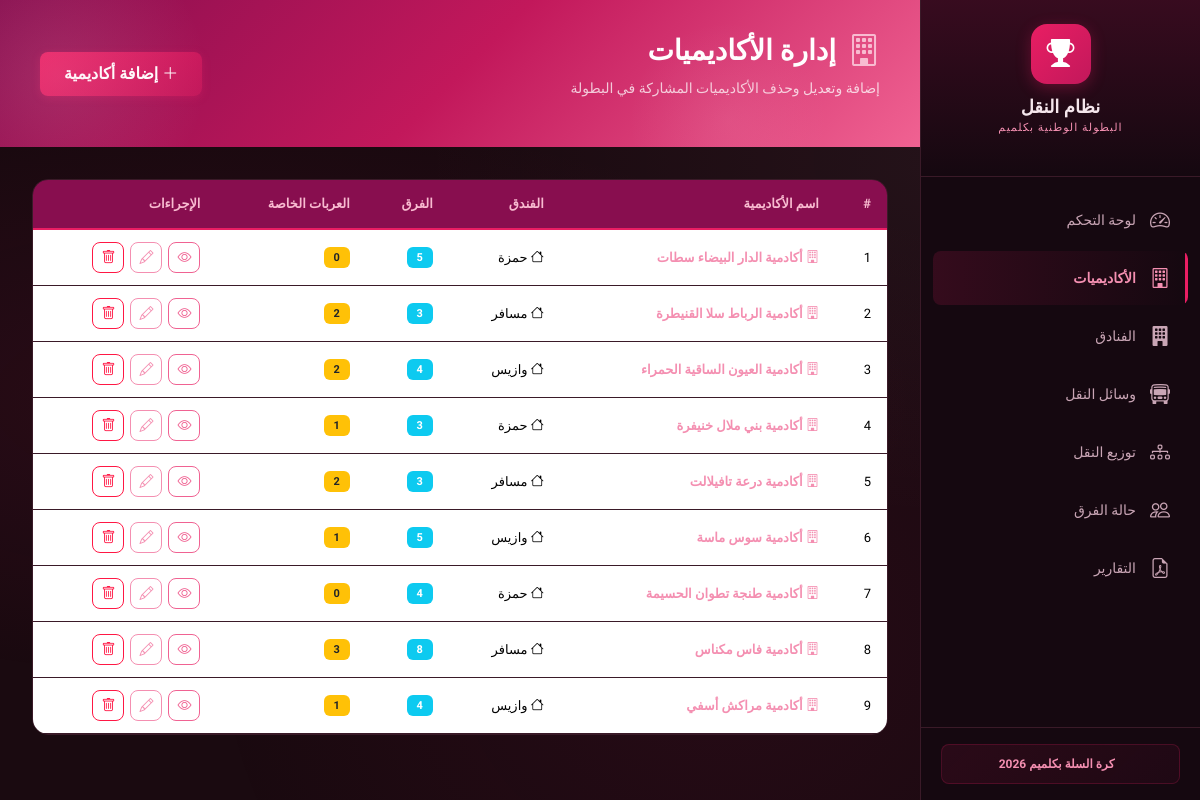
/academies, run on the app's committed database.
### models.py (models this page shows, shortened)
class Academy(db.Model):
    __tablename__ = 'academy'
    id = db.Column(db.Integer, primary_key=True)
    name = db.Column(db.String(200), nullable=False)
    hotel_id = db.Column(db.Integer, db.ForeignKey('hotel.id'), nullable=True)
    teams = db.relationship('Team', backref='academy', lazy=True, cascade='all, delete-orphan')
    vehicles = db.relationship('Vehicle', backref='academy', lazy=True, cascade='all, delete-orphan')
    @property
    def hotel_name(self):
        return self.hotel_ref.name if self.hotel_ref else '—'

class Hotel(db.Model):
    __tablename__ = 'hotel'
    id = db.Column(db.Integer, primary_key=True)
    name = db.Column(db.String(200), nullable=False, unique=True)
    address = db.Column(db.String(300), nullable=True)
    academies = db.relationship('Academy', backref='hotel_ref', lazy=True)

### routes/academies.py (the view)
@academies_bp.route('/academies')
def academies_list():
    academies = Academy.query.order_by(Academy.name).all()
    hotels = Hotel.query.order_by(Hotel.name).all()
    return render_template('academies.html', academies=academies, hotels=hotels)

### templates/academies.html (shortened to what this page needs)
{% extends "base.html" %}
{% block content %}
<div class="page-header">
    <div class="page-header-content">
        <h1 class="page-title">
            <i class="bi bi-building"></i>
            إدارة الأكاديميات
        </h1>
        <p class="page-subtitle">إضافة وتعديل وحذف الأكاديميات المشاركة في البطولة</p>
    </div>
    <button class="btn btn-gold" data-bs-toggle="modal" data-bs-target="#academyModal" onclick="resetAcademyForm()" id="btnAddAcademy">
        <i class="bi bi-plus-lg"></i> إضافة أكاديمية
    </button>
</div>
<div class="content-card">
    <div class="table-responsive">
        <table class="table table-modern" id="academiesTable">
            <thead>
                <tr>
                    <th>#</th>
                    <th>اسم الأكاديمية</th>
                    <th>الفندق</th>
                    <th>الفرق</th>
                    <th>العربات الخاصة</th>
                    <th>الإجراءات</th>
                </tr>
            </thead>
            <tbody id="academiesTableBody">
                {% for academy in academies %}
                <tr id="academy-row-{{ academy.id }}">
                    <td>{{ loop.index }}</td>
                    <td>
                        <a href="/academy/{{ academy.id }}" class="academy-link">
                            <i class="bi bi-building"></i> {{ academy.name }}
                        </a>
                    </td>
                    <td><i class="bi bi-house"></i> {{ academy.hotel_name }}</td>
                    <td><span class="badge bg-info">{{ academy.teams | length }}</span></td>
                    <td><span class="badge bg-warning text-dark">{{ academy.vehicles | length }}</span></td>
                    <td>
                        <div class="action-buttons">
                            <a href="/academy/{{ academy.id }}" class="btn btn-sm btn-outline-primary" title="التفاصيل">
                                <i class="bi bi-eye"></i>
                            </a>
                            <button class="btn btn-sm btn-outline-warning" onclick="editAcademy({{ academy.id }}, '{{ academy.name }}', {{ academy.hotel_id or 'null' }})" title="تعديل">
                                <i class="bi bi-pencil"></i>
                            </button>
                            <button class="btn btn-sm btn-outline-danger" onclick="deleteAcademy({{ academy.id }}, '{{ academy.name }}')" title="حذف">
                                <i class="bi bi-trash"></i>
                            </button>
                        </div>
                    </td>
                </tr>
                {% endfor %}
            </tbody>
        </table>
    </div>
</div>
{% endblock %}

### templates/base.html (shortened to what this page needs)
<!DOCTYPE html>
<html lang="ar" dir="rtl">
<head>
    <link rel="stylesheet" href="https://cdn.jsdelivr.net/npm/bootstrap@5.3.2/dist/css/bootstrap.rtl.min.css">
    <link rel="stylesheet" href="https://cdn.jsdelivr.net/npm/bootstrap-icons@1.11.2/font/bootstrap-icons.min.css">
    <link rel="stylesheet" href="{{ url_for('static', filename='css/style.css') }}">
</head>
<body>
    <aside class="sidebar" id="sidebar">
        <div class="sidebar-brand">
            <div class="brand-icon">
                <i class="bi bi-trophy-fill"></i>
            </div>
            <h2 class="brand-title">نظام النقل</h2>
            <p class="brand-subtitle">البطولة الوطنية بكلميم</p>
        </div>
        <nav class="sidebar-nav">
            <a href="/" class="nav-link-item {% if request.path == '/' %}active{% endif %}" id="nav-dashboard">
                <i class="bi bi-speedometer2"></i>
                <span>لوحة التحكم</span>
            </a>
            <a href="/academies" class="nav-link-item {% if '/academies' in request.path or '/academy' in request.path %}active{% endif %}" id="nav-academies">
                <i class="bi bi-building"></i>
                <span>الأكاديميات</span>
            </a>
            <a href="/hotels" class="nav-link-item {% if '/hotels' in request.path %}active{% endif %}" id="nav-hotels">
                <i class="bi bi-building-fill"></i>
                <span>الفنادق</span>
            </a>
            <a href="/vehicles" class="nav-link-item {% if '/vehicles' in request.path %}active{% endif %}" id="nav-vehicles">
                <i class="bi bi-bus-front"></i>
                <span>وسائل النقل</span>
            </a>
            <a href="/distribution" class="nav-link-item {% if '/distribution' in request.path %}active{% endif %}" id="nav-distribution">
                <i class="bi bi-diagram-3"></i>
                <span>توزيع النقل</span>
            </a>
            <a href="/teams_status" class="nav-link-item {% if '/teams_status' in request.path %}active{% endif %}" id="nav-teams">
                <i class="bi bi-people"></i>
                <span>حالة الفرق</span>
            </a>
            <a href="/reports" class="nav-link-item {% if '/reports' in request.path %}active{% endif %}" id="nav-reports">
                <i class="bi bi-file-earmark-pdf"></i>
                <span>التقارير</span>
            </a>
        </nav>
        <div class="sidebar-footer">
            <div class="footer-badge">
                <span>كرة السلة بكلميم 2026</span>
            </div>
        </div>
    </aside>
    <main class="main-content" id="mainContent">
        <div class="toast-container position-fixed top-0 end-0 p-3" id="toastContainer" style="z-index: 9999;"></div>
        {% block content %}{% endblock %}
    </main>
</body>
</html>

### data on the page
Academy: name "أكادمية الدار البيضاء سطات", hotel_name "حمزة", teams|length "5", vehicles|length "0"
Academy: name "أكادمية الرباط سلا القنيطرة", hotel_name "مسافر", teams|length "3", vehicles|length "2"
Academy: name "أكادمية العيون الساقية الحمراء", hotel_name "وازيس", teams|length "4", vehicles|length "2"
Academy: name "أكادمية بني ملال خنيفرة", hotel_name "حمزة", teams|length "3", vehicles|length "1"
Academy: name "أكادمية درعة تافيلالت", hotel_name "مسافر", teams|length "3", vehicles|length "2"
Academy: name "أكادمية سوس ماسة", hotel_name "وازيس", teams|length "5", vehicles|length "1"
Academy: name "أكادمية طنجة تطوان الحسيمة", hotel_name "حمزة", teams|length "4", vehicles|length "0"
Academy: name "أكادمية فاس مكناس", hotel_name "مسافر", teams|length "8", vehicles|length "3"
Academy: name "أكادمية مراكش أسفي", hotel_name "وازيس", teams|length "4", vehicles|length "1"
